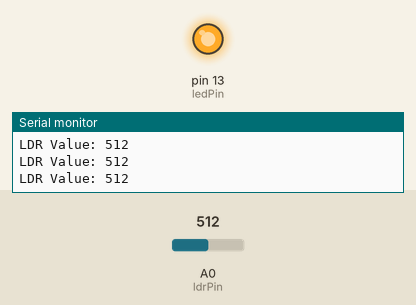
This sketch was run on a simulated Arduino Uno, built with avr-gcc and run on an emulated ATmega328P. Parts: output pins drawn as LEDs (lit = HIGH), the last lines printed to the serial monitor. The test bench sets the inputs (shaded band); at power-on: A0 (ldrPin) = 512.

Above: at 1.2 s.
1.3 s: A0 (ldrPin) set to 493
At 2.2 s:
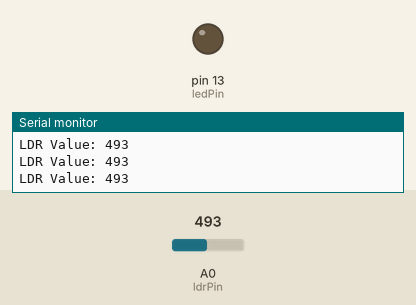
2.8 s: A0 (ldrPin) set to 510
At 3.6 s:
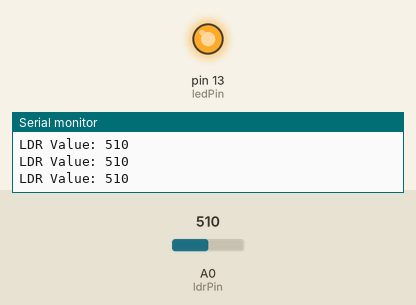
4.3 s: A0 (ldrPin) set to 490
At 4.9 s:
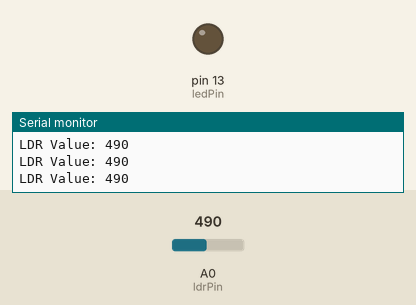
Timing chart, 0 to 7.3 s (numbered marks = the images above; inputs shaded):
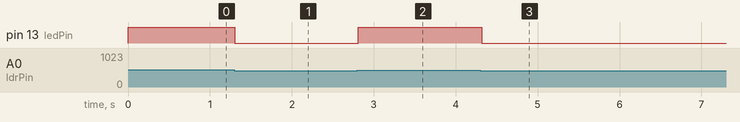

The sketch:

automaticlights.ino
```cpp
// Pin definisi
const int ldrPin = A0; // Pin LDR
const int ledPin = 13; // Pin LED

// Threshold cahaya (atur sesuai kebutuhan)
const int lightThreshold = 500; // Nilai analog dari LDR

void setup() {
  pinMode(ledPin, OUTPUT);   // Set pin LED sebagai output
  pinMode(ldrPin, INPUT);    // Set pin LDR sebagai input
  Serial.begin(9600);        // Inisialisasi komunikasi serial
}

void loop() {
  int ldrValue = analogRead(ldrPin); // Membaca nilai analog dari LDR

  // Debug: Cetak nilai LDR ke Serial Monitor
  Serial.print("LDR Value: ");
  Serial.println(ldrValue);

  // Logika kontrol LED
  if (ldrValue > lightThreshold) {
    digitalWrite(ledPin, HIGH); // Nyalakan LED
  } else {
    digitalWrite(ledPin, LOW);  // Matikan LED
  }

  delay(100); // Tunggu 100ms sebelum pembacaan berikutnya
}
```

Measured:
- the behaviour switches between 501 and 500 on A0 (ldrPin) (found by bisection; images 0 and 1)
- after the input at 1.3 s, pin 13 (ledPin): HIGH → LOW at once
- after the input at 2.8 s, pin 13 (ledPin): LOW → HIGH at once
- after the input at 4.3 s, pin 13 (ledPin): HIGH → LOW at once
